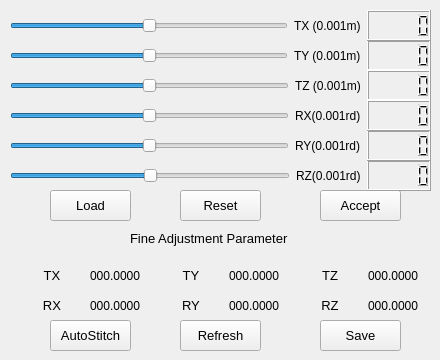
       <widget class="QWidget" name="Tab_Front_3">
        <attribute name="title">
         <string>Rear-Left</string>
        </attribute>
        <widget class="QPushButton" name="Btn_RearLeft_Accept">
         <property name="geometry">
          <rect>
           <x>320</x>
           <y>190</y>
           <width>81</width>
           <height>31</height>
          </rect>
         </property>
         <property name="font">
          <font>
           <pointsize>10</pointsize>
          </font>
         </property>
         <property name="text">
          <string>Accept</string>
         </property>
        </widget>
        <widget class="QWidget" name="horizontalLayoutWidget_65">
         <property name="geometry">
          <rect>
           <x>20</x>
           <y>290</y>
           <width>411</width>
           <height>31</height>
          </rect>
         </property>
         <layout class="QHBoxLayout" name="horizontalLayout_65">
          <item>
           <widget class="QLabel" name="label_59">
            <property name="font">
             <font>
              <pointsize>10</pointsize>
             </font>
            </property>
            <property name="text">
             <string>RX</string>
            </property>
            <property name="alignment">
             <set>Qt::AlignCenter</set>
            </property>
           </widget>
          </item>
          <item>
           <widget class="QLabel" name="Label_RearLeft_Fine_RX">
            <property name="text">
             <string>000.0000</string>
            </property>
           </widget>
          </item>
          <item>
           <widget class="QLabel" name="label_60">
            <property name="font">
             <font>
              <pointsize>10</pointsize>
             </font>
            </property>
            <property name="text">
             <string>RY</string>
            </property>
            <property name="alignment">
             <set>Qt::AlignCenter</set>
            </property>
           </widget>
          </item>
          <item>
           <widget class="QLabel" name="Label_RearLeft_Fine_RY">
            <property name="text">
             <string>000.0000</string>
            </property>
           </widget>
          </item>
          <item>
           <widget class="QLabel" name="label_61">
            <property name="font">
             <font>
              <pointsize>10</pointsize>
             </font>
            </property>
            <property name="text">
             <string>RZ</string>
            </property>
            <property name="alignment">
             <set>Qt::AlignCenter</set>
            </property>
           </widget>
          </item>
          <item>
           <widget class="QLabel" name="Label_RearLeft_Fine_RZ">
            <property name="text">
             <string>000.0000</string>
            </property>
           </widget>
          </item>
         </layout>
        </widget>
        <widget class="QWidget" name="horizontalLayoutWidget_66">
         <property name="geometry">
          <rect>
           <x>20</x>
           <y>260</y>
           <width>411</width>
           <height>31</height>
          </rect>
         </property>
         <layout class="QHBoxLayout" name="horizontalLayout_66">
          <item>
           <widget class="QLabel" name="label_62">
            <property name="font">
             <font>
              <pointsize>10</pointsize>
             </font>
            </property>
            <property name="text">
             <string>TX</string>
            </property>
            <property name="alignment">
             <set>Qt::AlignCenter</set>
            </property>
           </widget>
          </item>
          <item>
           <widget class="QLabel" name="Label_RearLeft_Fine_TX">
            <property name="text">
             <string>000.0000</string>
            </property>
           </widget>
          </item>
          <item>
           <widget class="QLabel" name="label_63">
            <property name="font">
             <font>
              <pointsize>10</pointsize>
             </font>
            </property>
            <property name="text">
             <string>TY</string>
            </property>
            <property name="alignment">
             <set>Qt::AlignCenter</set>
            </property>
           </widget>
          </item>
          <item>
           <widget class="QLabel" name="Label_RearLeft_Fine_TY">
            <property name="text">
             <string>000.0000</string>
            </property>
           </widget>
          </item>
          <item>
           <widget class="QLabel" name="label_64">
            <property name="font">
             <font>
              <pointsize>10</pointsize>
             </font>
            </property>
            <property name="text">
             <string>TZ</string>
            </property>
            <property name="alignment">
             <set>Qt::AlignCenter</set>
            </property>
           </widget>
          </item>
          <item>
           <widget class="QLabel" name="Label_RearLeft_Fine_TZ">
            <property name="text">
             <string>000.0000</string>
            </property>
           </widget>
          </item>
         </layout>
        </widget>
        <widget class="QWidget" name="horizontalLayoutWidget_67">
         <property name="geometry">
          <rect>
           <x>10</x>
           <y>160</y>
           <width>421</width>
           <height>31</height>
          </rect>
         </property>
         <layout class="QHBoxLayout" name="horizontalLayout_67">
          <item>
           <widget class="QSlider" name="Slider_RearLeft_RZ">
            <property name="minimum">
             <number>-3200</number>
            </property>
            <property name="maximum">
             <number>3200</number>
            </property>
            <property name="pageStep">
             <number>1</number>
            </property>
            <property name="orientation">
             <enum>Qt::Horizontal</enum>
            </property>
           </widget>
          </item>
          <item>
           <widget class="QLabel" name="Label_Front_RZ_3">
            <property name="text">
             <string>RZ(0.001rd)</string>
            </property>
           </widget>
          </item>
          <item>
           <widget class="QLCDNumber" name="LCD_RearLeft_RZ">
            <property name="font">
             <font>
              <weight>75</weight>
              <bold>true</bold>
             </font>
            </property>
           </widget>
          </item>
         </layout>
        </widget>
        <widget class="QPushButton" name="Btn_RearLeft_Reset">
         <property name="geometry">
          <rect>
           <x>180</x>
           <y>190</y>
           <width>81</width>
           <height>31</height>
          </rect>
         </property>
         <property name="font">
          <font>
           <pointsize>10</pointsize>
          </font>
         </property>
         <property name="text">
          <string>Reset</string>
         </property>
        </widget>
        <widget class="QWidget" name="horizontalLayoutWidget_68">
         <property name="geometry">
          <rect>
           <x>10</x>
           <y>40</y>
           <width>421</width>
           <height>31</height>
          </rect>
         </property>
         <layout class="QHBoxLayout" name="horizontalLayout_68">
          <item>
           <widget class="QSlider" name="Slider_RearLeft_TY">
            <property name="minimum">
             <number>-5000</number>
            </property>
            <property name="maximum">
             <number>5000</number>
            </property>
            <property name="pageStep">
             <number>1</number>
            </property>
            <property name="orientation">
             <enum>Qt::Horizontal</enum>
            </property>
           </widget>
          </item>
          <item>
           <widget class="QLabel" name="Label_Front_TY_3">
            <property name="text">
             <string>TY (0.001m)</string>
            </property>
           </widget>
          </item>
          <item>
           <widget class="QLCDNumber" name="LCD_RearLeft_TY">
            <property name="font">
             <font>
              <weight>75</weight>
              <bold>true</bold>
             </font>
            </property>
           </widget>
          </item>
         </layout>
        </widget>
        <widget class="QWidget" name="horizontalLayoutWidget_69">
         <property name="geometry">
          <rect>
           <x>10</x>
           <y>70</y>
           <width>421</width>
           <height>31</height>
          </rect>
         </property>
         <layout class="QHBoxLayout" name="horizontalLayout_69">
          <item>
           <widget class="QSlider" name="Slider_RearLeft_TZ">
            <property name="minimum">
             <number>-5000</number>
            </property>
            <property name="maximum">
             <number>5000</number>
            </property>
            <property name="pageStep">
             <number>1</number>
            </property>
            <property name="orientation">
             <enum>Qt::Horizontal</enum>
            </property>
           </widget>
          </item>
          <item>
           <widget class="QLabel" name="Label_Front_TZ_3">
            <property name="text">
             <string>TZ (0.001m)</string>
            </property>
           </widget>
          </item>
          <item>
           <widget class="QLCDNumber" name="LCD_RearLeft_TZ">
            <property name="font">
             <font>
              <weight>75</weight>
              <bold>true</bold>
             </font>
            </property>
           </widget>
          </item>
         </layout>
        </widget>
        <widget class="QWidget" name="horizontalLayoutWidget_70">
         <property name="geometry">
          <rect>
           <x>10</x>
           <y>130</y>
           <width>421</width>
           <height>31</height>
          </rect>
         </property>
         <layout class="QHBoxLayout" name="horizontalLayout_70">
          <item>
           <widget class="QSlider" name="Slider_RearLeft_RY">
            <property name="minimum">
             <number>-3200</number>
            </property>
            <property name="maximum">
             <number>3200</number>
            </property>
            <property name="pageStep">
             <number>1</number>
            </property>
            <property name="orientation">
             <enum>Qt::Horizontal</enum>
            </property>
           </widget>
          </item>
          <item>
           <widget class="QLabel" name="Label_Front_RY_3">
            <property name="text">
             <string>RY(0.001rd)</string>
            </property>
           </widget>
          </item>
          <item>
           <widget class="QLCDNumber" name="LCD_RearLeft_RY">
            <property name="font">
             <font>
              <weight>75</weight>
              <bold>true</bold>
             </font>
            </property>
           </widget>
          </item>
         </layout>
        </widget>
        <widget class="QWidget" name="horizontalLayoutWidget_71">
         <property name="geometry">
          <rect>
           <x>10</x>
           <y>10</y>
           <width>421</width>
           <height>31</height>
          </rect>
         </property>
         <layout class="QHBoxLayout" name="horizontalLayout_71">
          <item>
           <widget class="QSlider" name="Slider_RearLeft_TX">
            <property name="minimum">
             <number>-5000</number>
            </property>
            <property name="maximum">
             <number>5000</number>
            </property>
            <property name="pageStep">
             <number>1</number>
            </property>
            <property name="orientation">
             <enum>Qt::Horizontal</enum>
            </property>
           </widget>
          </item>
          <item>
           <widget class="QLabel" name="Label_Front_TX_3">
            <property name="text">
             <string>TX (0.001m)</string>
            </property>
           </widget>
          </item>
          <item>
           <widget class="QLCDNumber" name="LCD_RearLeft_TX">
            <property name="font">
             <font>
              <weight>75</weight>
              <bold>true</bold>
             </font>
            </property>
           </widget>
          </item>
         </layout>
        </widget>
        <widget class="QLabel" name="Label_Front_FineAdj_6">
         <property name="geometry">
          <rect>
           <x>130</x>
           <y>230</y>
           <width>191</width>
           <height>16</height>
          </rect>
         </property>
         <property name="font">
          <font>
           <pointsize>10</pointsize>
          </font>
         </property>
         <property name="text">
          <string>Fine Adjustment Parameter</string>
         </property>
        </widget>
        <widget class="QWidget" name="horizontalLayoutWidget_72">
         <property name="geometry">
          <rect>
           <x>10</x>
           <y>100</y>
           <width>421</width>
           <height>31</height>
          </rect>
         </property>
         <layout class="QHBoxLayout" name="horizontalLayout_72">
          <item>
           <widget class="QSlider" name="Slider_RearLeft_RX">
            <property name="minimum">
             <number>-3200</number>
            </property>
            <property name="maximum">
             <number>3200</number>
            </property>
            <property name="pageStep">
             <number>1</number>
            </property>
            <property name="orientation">
             <enum>Qt::Horizontal</enum>
            </property>
           </widget>
          </item>
          <item>
           <widget class="QLabel" name="Label_Front_RX_3">
            <property name="text">
             <string>RX(0.001rd)</string>
            </property>
           </widget>
          </item>
          <item>
           <widget class="QLCDNumber" name="LCD_RearLeft_RX">
            <property name="font">
             <font>
              <weight>75</weight>
              <bold>true</bold>
             </font>
            </property>
           </widget>
          </item>
         </layout>
        </widget>
        <widget class="QPushButton" name="Btn_RearLeft_Redo">
         <property name="geometry">
          <rect>
           <x>50</x>
           <y>320</y>
           <width>81</width>
           <height>31</height>
          </rect>
         </property>
         <property name="font">
          <font>
           <pointsize>10</pointsize>
          </font>
         </property>
         <property name="text">
          <string>AutoStitch</string>
         </property>
        </widget>
        <widget class="QPushButton" name="Btn_RearLeft_Save">
         <property name="geometry">
          <rect>
           <x>320</x>
           <y>320</y>
           <width>81</width>
           <height>31</height>
          </rect>
         </property>
         <property name="font">
          <font>
           <pointsize>10</pointsize>
          </font>
         </property>
         <property name="text">
          <string>Save</string>
         </property>
        </widget>
        <widget class="QPushButton" name="Btn_RearLeft_Refresh">
         <property name="geometry">
          <rect>
           <x>180</x>
           <y>320</y>
           <width>81</width>
           <height>31</height>
          </rect>
         </property>
         <property name="font">
          <font>
           <pointsize>10</pointsize>
          </font>
         </property>
         <property name="text">
          <string>Refresh</string>
         </property>
        </widget>
        <widget class="QPushButton" name="Btn_RearLeft_Load">
         <property name="geometry">
          <rect>
           <x>50</x>
           <y>190</y>
           <width>81</width>
           <height>31</height>
          </rect>
         </property>
         <property name="font">
          <font>
           <pointsize>10</pointsize>
          </font>
         </property>
         <property name="text">
          <string>Load</string>
         </property>
        </widget>
       </widget>
